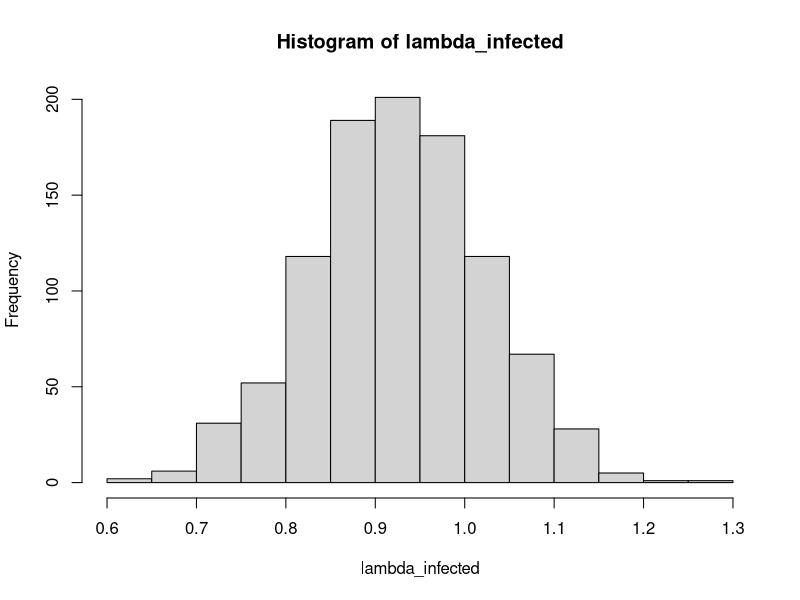
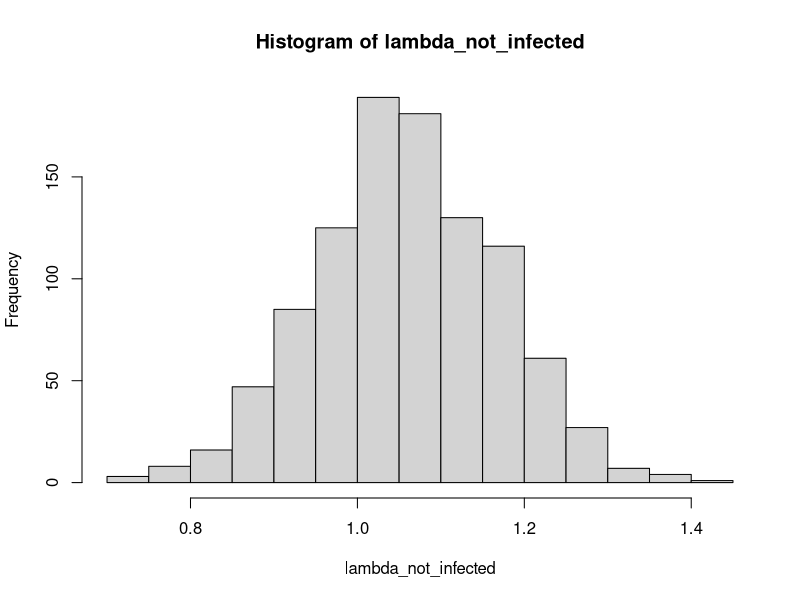
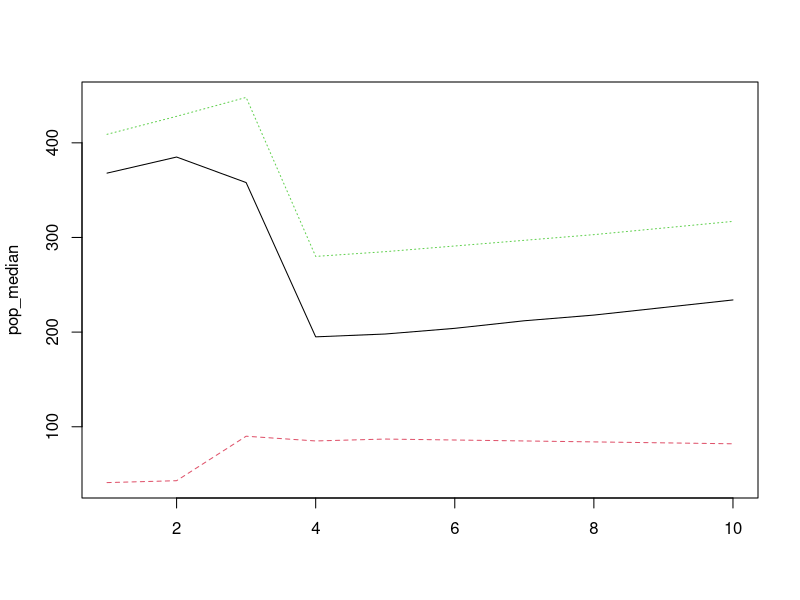

These charts were generated, in order, by the following R code: (Note: this script raises an error after producing the figures.)

rm(list = ls())

## define emperical pop trends
pop_emp = c(409, (409+448)/2, 448, (448+111)/2, 111)


#### Get all lambda total values using survival data ####

#survivals
#s0 = 0.85 ## assumed
s1 = 0.79
s2 = 0.78
s3 = 0.77
s4 = 0.76 

## function to calculate lamdas

lambda_fun = function(survival){
  
  s = survival

  mat = matrix(0, nrow = 2, ncol = 2)

  mat[1,1] = 0.47 * s * 0.38 * 1
  mat[1,2] = s * 0.85 * 1
  mat[2,1] = 0.47 * s
  mat[2,2] = s

  mat_eigen = eigen(mat)
  lambda = mat_eigen$values[1]

  return(lambda)
}

lam1 = lambda_fun(s1)
lam2 = lambda_fun(s2)
lam3 = lambda_fun(s3)
lam4 = lambda_fun(s4)

lam_e_fun = function(nt2, nu1, ne1, lam_u){
  
  #nu1 = nt1 - ne1
  
  
  lambda_e = (nt2 - (nu1*lam_u)) / ne1
  
  return(lambda_e)
  
}


#### init pop size
init_total = pop_emp[1]
init_affected = round(init_total * 0.10)
init_unaffected = round(init_total - init_affected)

lam_e = lam_e_fun(pop_emp[2], init_unaffected, init_affected, lam1)

lam_u = lam1


####  2 pop categories - define function ####

pop_split_fun = function(nt_time1, nt_time2, lambda_time1, lambda_time2, lambda_u, lambda_e){
  
  #nt_time2 = lambda_time1* nt_time1
  nu2 = ((nt_time2*lambda_time2) - (nt_time2*lambda_e )) / (lambda_u - lambda_e)
  ne2 = nt_time2 - nu2
  
  # give vector of year 2: total pop, unaffected pop, affected pop
  pop = c(nt_time2, nu2, ne2)
  pop = round(pop)
  
  return(pop)
}

# run function for each year
pop_year1 = c(init_total, init_unaffected, init_affected)
pop_year2 = pop_split_fun(pop_year1[1], pop_emp[2], lam1, lam2, lam_u, lam_e)
pop_year3 = pop_split_fun(pop_year2[1], pop_emp[3], lam2, lam3, lam_u, lam_e)
pop_year4 = pop_split_fun(pop_year3[1], pop_emp[4], lam3, lam4, lam_u, lam_e)


## for ggplot compile into df
years = c(1,2,3,4)

pop_trend = rbind.data.frame(pop_year1, pop_year2, pop_year3, pop_year4)
pop_trend = cbind(years, pop_trend)

colnames(pop_trend)[1] = "year"
colnames(pop_trend)[2] = "total_pop"
colnames(pop_trend)[3] = "unaffected_pop"
colnames(pop_trend)[4] = "affected_pop"


# #### get transmission rate from pop trend ####
# 
# #define function to get it for each year of data
# beta_fun = function(nu1, ne1, ne2, lambda_e){
# 
#   #beta = - ( (nu2 - (nu1*lambda_u)) / nu1)
# 
#   beta = ( (ne2 - (ne1*lambda_e)) / nu1)
#   return(beta)
# }
# 
# b1 = beta_fun(pop_trend$unaffected_pop[1],
#               pop_trend$affected_pop[1],
#               pop_trend$affected_pop[2],
#               lam_e)
# b2 = beta_fun(pop_trend$unaffected_pop[2],
#               pop_trend$affected_pop[2],
#               pop_trend$affected_pop[3],
#               lam_e)
# b3 = beta_fun(pop_trend$unaffected_pop[3],
#               pop_trend$affected_pop[3],
#               pop_trend$affected_pop[4],
#               lam_e)
# 
# b = c(b1,b2,b3)


#### regression: fit curve to data to act as transmission ####

linear.model = lm(pop_trend$affected_pop[2:4] ~ pop_trend$unaffected_pop[2:4])
summary(linear.model)
#plot(linear.model)
coeffs = as.numeric(linear.model$coefficients)


#### stochasticity for both lambdas ####
set.seed(1)

iterations = 1000

## percent stochasticity of mean
stoch = 0.10

### for lambda no infected use beta distribution of survival

# ##get parameters for beta distribution
# estBetaParams = function(mu, var) {
#   alpha = ((1 - mu) / var - 1 / mu) * mu ^ 2
#   beta = alpha * (1 / mu - 1)
#   return(params = list(alpha = alpha, beta = beta))
# }
# 
# ## get beta params
# p1 = estBetaParams(s1,s1*stoch)
# ## get beta random numbers
# Sa1 = rbeta(iterations, p1$alpha, p1$beta)
# 
# lambda_not_infected = vector(mode = "numeric", length = 0)
# for(i in 1:iterations){
#   lambda_not_infected[i] = lambda_fun(Sa1[i])
# }
# hist(lambda_not_infected)

### for lambda infected use normal of lam_e with 0.05 sigma, cut off at 0
lambda_infected = rnorm(iterations, lam_e, sd = stoch*lam_e)
for(i in 1:iterations){
  if(lambda_infected[i] < 0){
    lambda_infected[i] = 0
  }
}
hist(lambda_infected)

### try to do stochasticty on lambda for not infected
lambda_not_infected = rnorm(iterations, lam_u, sd = stoch*lam_u)
for(i in 1:iterations){
  if(lambda_not_infected[i] < 0){
    lambda_not_infected[i] = 0
  }
}
hist(lambda_not_infected)

#### project into future #### 

#quick funcion to check if less than 0  make zero
lt_zero = function(x){
  if(x < 0){
    x=0
    return(x)
  }else{
    return(x)
  }
}


year = 10

# define inits
pop_vec = array(0, dim=c(year,3, iterations))
pop_vec[1:4,1,] = pop_trend$unaffected_pop
pop_vec[1:4,2,] = pop_trend$affected_pop

# project and transmit
for(i in 1:iterations){
  
  for(t in 5:year){
    
    ## 1. project
    pop_vec[t,1,i] = pop_vec[t-1,1,i]*lambda_not_infected[i]
    pop_vec[t,2,i] = pop_vec[t-1,2,i]*lambda_infected[i]
    
    #ceiling to zero if necessary
    pop_vec[t,1,i] = lt_zero(pop_vec[t,1,i])
    pop_vec[t,2,i] = lt_zero(pop_vec[t,2,i])
    
    ## 2. transmission
    
    #if there are uninfected to infects
    if(pop_vec[t,1,i] > 0){
      
      num_trans = (coeffs[2]*pop_vec[t,1,i] + coeffs[1]) - pop_vec[t,2,i]

      # if number infected greater than actual num, set to actual num
      if(num_trans > pop_vec[t,1,i]){
        num_trans = pop_vec[t,1,i]
      }
      
      # subtract/add from/to pops
      pop_vec[t,1,i] = pop_vec[t,1,i] - num_trans
      pop_vec[t,2,i] = pop_vec[t,2,i] + num_trans  
      
      #ceiling to zero if necessary
      pop_vec[t,1,i] = lt_zero(pop_vec[t,1,i])
      pop_vec[t,2,i] = lt_zero(pop_vec[t,2,i])
    }
    
    #round
    pop_vec[t,1,i] = round(pop_vec[t,1,i])
    pop_vec[t,2,i] = round(pop_vec[t,2,i])
  }
  
  pop_vec[,3,i] = pop_vec[,1,i] + pop_vec[,2,i]
  
}

## some data extraction for mean and quantiles
pop_median = array(0, dim = c(year, 3))
pop_80 = array(0, dim = c(year, 3))
pop_20 = array(0, dim = c(year, 3))

for(s in 1:3){
  for(y in 1:year){
    pop_median[y,s] = round(median(pop_vec[y,s,]))
    pop_80[y,s] = round(quantile(pop_vec[y,s,], 0.95))
    pop_20[y,s] = round(quantile(pop_vec[y,s,], 0.05))
  }
}

matplot(pop_median, type = "l")



#for ggplot
pop_median = as.data.frame(pop_median[4:year,]); pop_median$year = 4:year
pop_80 = as.data.frame(pop_80[4:year,]); pop_80$year = 4:year
pop_20 = as.data.frame(pop_20[4:year,]); pop_20$year = 4:year

colnames(pop_median)[3] = "total_pop" ; colnames(pop_80)[3] = "total_pop" ; colnames(pop_20)[3] = "total_pop"
colnames(pop_median)[1] = "unaffected_pop"; colnames(pop_80)[1] = "unaffected_pop"; colnames(pop_20)[1] = "unaffected_pop"
colnames(pop_median)[2] = "affected_pop"; colnames(pop_80)[2] = "affected_pop"; colnames(pop_20)[2] = "affected_pop"

#for quantiles
pop_quant_uninfected = cbind.data.frame(pop_20$unaffected_pop, pop_80$unaffected_pop, 4:year)
pop_quant_infected = cbind.data.frame(pop_20$affected_pop, pop_80$affected_pop, 4:year)

colnames(pop_quant_uninfected)[1] = "lower20" ; colnames(pop_quant_uninfected)[2] = "upper80" ; colnames(pop_quant_uninfected)[3] = "year"
colnames(pop_quant_infected)[1] = "lower20" ; colnames(pop_quant_infected)[2] = "upper80" ; colnames(pop_quant_infected)[3] = "year"



#-----------------------------------------------------------------------#

#### plot ####
library(ggplot2)
library(reshape2)

#get into right data format
pop1 = melt(pop_trend[,-2], id.vars = "year")
pop2 = melt(pop_median[,-3], id.vars = "year")
pop3 = rbind.data.frame(pop_trend[,1:2],pop_median[,3:4])


p = ggplot() +
  
      geom_line(data = pop3, aes(x=year, y=total_pop, colour = " total_pop")) +
  
      geom_line(data = pop1, aes(x=year, y=value, group = variable, color = variable)) +
      
      #geom_point(data = pop1, aes(x=year, y=value), size=1.5, shape=21, fill="white") +
      
      geom_line(data = pop2, aes(x=year, y=value, group = variable, color = variable), 
                linetype = "dashed") +

      
      
      
      scale_colour_manual(labels = c("Total population", "Infected", "Not infected"),
                          values=c("black", "red", "blue")) +
  
      geom_ribbon(data = pop_quant_infected, aes(x = year, ymin = lower20, ymax = upper80),
                  fill = "red", alpha = 0.1)  +
      geom_ribbon(data = pop_quant_uninfected, aes(x = year, ymin = lower20, ymax = upper80),
              fill = "blue", alpha = 0.1)  +  
      
      theme(
         legend.title=element_blank(),
         panel.background = element_rect(fill = "white", colour = "white"),
         panel.border = element_rect(colour = "black", fill=NA, size=0.5),
         panel.grid.major.y = element_line(colour="#d9d9d9", size=0.25),
         panel.grid.minor.y = element_blank(),
         panel.grid.major.x = element_line(colour="#d9d9d9", size=0.25),
         legend.position = c(0.8,0.8),
         axis.text.x = element_text(angle = 45, hjust = 1)
         ) +
      
      scale_x_continuous("Year", breaks = 1:10, 
                         labels = 2011:2020) +
      scale_y_continuous("Population size",
                     expand = c(0, 0), 
                     limits = c(0,475), 
                     breaks = seq(0, 400, 100))
                   
X11()
print(p)


#### save plot ####

setwd("C:/Users/oliver/Google Drive/PhD/Research/Indiana bat/figs/")
tempname = "spread_with_projection_v2.pdf"
ggsave(tempname, plot = p, device = NULL, path = NULL,
       scale = 1, width = NA, height = NA,
       units = c("cm"), dpi = 300)


#---------------------------------------------------------------------------------#

#### get survival from labda ####

a = 0.1786
b = 0.85
c = 0.47
d = 1

T1 = a + d
D1 = (a*d) - (b*c)

L1 = (T1/2) + sqrt( (((T1^2)/2) - D1) )
L2 = (T1/2) - sqrt( ((T1^2)/2) - D1 )

s_L1 = lam_e/L1
s_L2 = lam_e/L2
